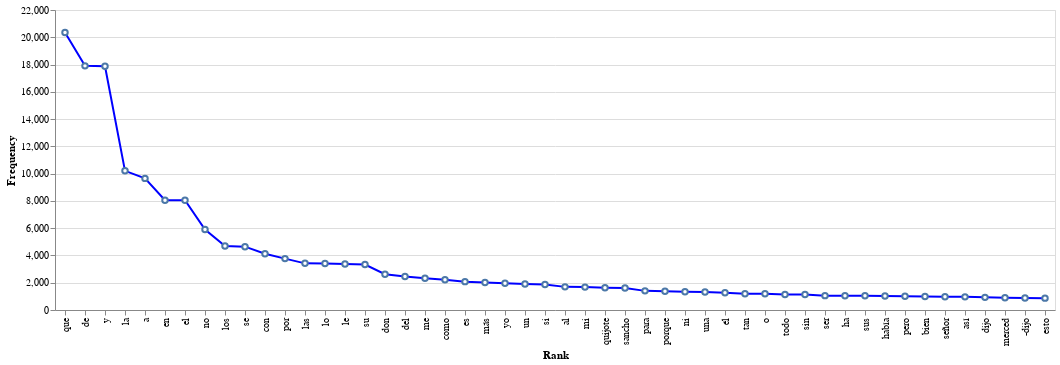

Source (notebook cell):
### Code cell
c1

### Figure 1 — Vega-Lite specification as saved in the notebook (floating-point values rounded to 4 significant figures)
{"config": {"view": {"continuousWidth": 300, "continuousHeight": 300}}, "data": {"name": "data-a8b1c0c0f23375f281b5a36b1cefcea8"}, "mark": {"type": "line", "color": "blue", "point": {"fill": "white", "filled": false}}, "encoding": {"x": {"field": "Rank", "sort": {"field": "Frequency", "order": "descending"}, "type": "ordinal"}, "y": {"field": "Frequency", "scale": {"domain": [0, 22000]}, "type": "quantitative"}}, "$schema": "https://vega.github.io/schema/vega-lite/v5.8.0.json", "datasets": {"data-a8b1c0c0f23375f281b5a36b1cefcea8": [{"Rank": "que", "Frequency": 20354}, {"Rank": "de", "Frequency": 17903}, {"Rank": "y", "Frequency": 17875}, {"Rank": "la", "Frequency": 10206}, {"Rank": "a", "Frequency": 9652}, {"Rank": "en", "Frequency": 8047}, {"Rank": "el", "Frequency": 8044}, {"Rank": "no", "Frequency": 5899}, {"Rank": "los", "Frequency": 4690}, {"Rank": "se", "Frequency": 4644}, {"Rank": "con", "Frequency": 4126}, {"Rank": "por", "Frequency": 3768}, {"Rank": "las", "Frequency": 3421}, {"Rank": "lo", "Frequency": 3404}, {"Rank": "le", "Frequency": 3367}, {"Rank": "su", "Frequency": 3333}, {"Rank": "don", "Frequency": 2625}, {"Rank": "del", "Frequency": 2450}, {"Rank": "me", "Frequency": 2324}, {"Rank": "como", "Frequency": 2223}, {"Rank": "es", "Frequency": 2080}, {"Rank": "más", "Frequency": 2014}, {"Rank": "yo", "Frequency": 1957}, {"Rank": "un", "Frequency": 1907}, {"Rank": "si", "Frequency": 1872}, {"Rank": "al", "Frequency": 1696}, {"Rank": "mi", "Frequency": 1678}, {"Rank": "quijote", "Frequency": 1634}, {"Rank": "sancho", "Frequency": 1621}, {"Rank": "para", "Frequency": 1403}, {"Rank": "porque", "Frequency": 1376}, {"Rank": "ni", "Frequency": 1333}, {"Rank": "una", "Frequency": 1312}, {"Rank": "él", "Frequency": 1261}, {"Rank": "tan", "Frequency": 1199}, {"Rank": "o", "Frequency": 1185}, {"Rank": "todo", "Frequency": 1139}, {"Rank": "sin", "Frequency": 1131}, {"Rank": "ser", "Frequency": 1054}, {"Rank": "ha", "Frequency": 1041}, {"Rank": "sus", "Frequency": 1038}, {"Rank": "había", "Frequency": 1030}, {"Rank": "pero", "Frequency": 1007}, {"Rank": "bien", "Frequency": 986}, {"Rank": "señor", "Frequency": 973}, {"Rank": "así", "Frequency": 963}, {"Rank": "dijo", "Frequency": 926}, {"Rank": "merced", "Frequency": 898}, {"Rank": "-dijo", "Frequency": 877}, {"Rank": "esto", "Frequency": 870}]}}
